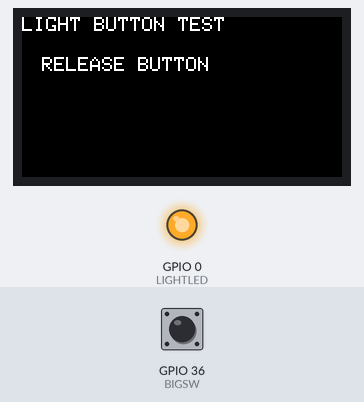
Recording of a sketch running on a simulated ESP32. On the bench: 160×80 colour display, output pins drawn as LEDs (lit = HIGH). The test bench sets the inputs (shaded band); at power-on: GPIO 36 (BIGSW) HIGH.

Above: at 1.3 s.
1.4 s: GPIO 36 (BIGSW) pulled LOW for 0.15 s
At 1.55 s:
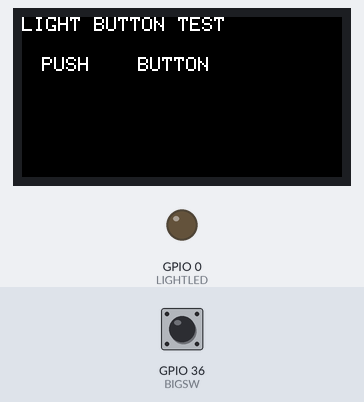
4.5 s: GPIO 36 (BIGSW) pulled LOW for 3.2 s
At 8.9 s:
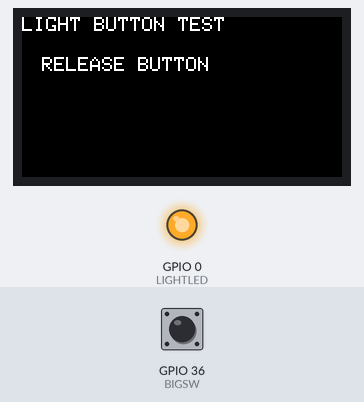
9.2 s: GPIO 36 (BIGSW) pulled LOW for 1 s
At 10.0 s:
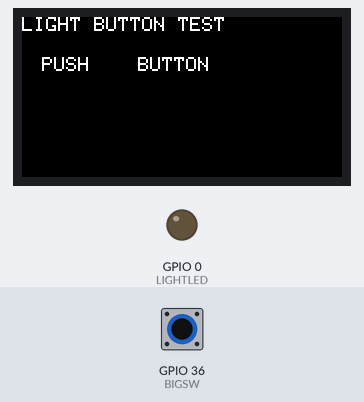
Timing chart, 0 to 12.2 s (numbered marks = the images above; inputs shaded):
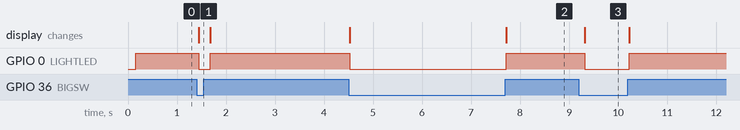

Measured:
- after the input at 1.4 s, GPIO 0 (LIGHTLED): HIGH → LOW after 0.05 s, → HIGH 0.23 s later; the display: changes after 0.05 s (image 1)
- after the input at 4.5 s, GPIO 0 (LIGHTLED): HIGH → LOW at once, → HIGH 3.2 s later; the display: first changes at once (image 2 shows a later state)
- after the input at 9.2 s, GPIO 0 (LIGHTLED): HIGH → LOW after 0.12 s, → HIGH 0.91 s later; the display: changes after 0.12 s (image 3)

The sketch:

led_touch_light_button.ino
```cpp
#include <M5StickC.h>

#define BIGSW 36
#define LIGHTLED 0

int sw_val = 0;

void setup() {
  M5.begin();
  M5.Lcd.setRotation(1);
  M5.Axp.ScreenBreath(15);
  M5.Lcd.setTextColor(WHITE, BLACK);
  M5.Lcd.fillScreen(BLACK);

  pinMode(LIGHTLED, OUTPUT);
  digitalWrite(LIGHTLED, HIGH);

  pinMode(BIGSW, INPUT);

  // initialize for LCD
  M5.Lcd.fillScreen(TFT_BLACK);
  M5.Lcd.setTextColor(TFT_WHITE);
  M5.Lcd.setCursor(0, 0);
  M5.Lcd.setTextSize(1);
  M5.Lcd.print("LIGHT BUTTON TEST");

}

void loop() {
  // put your main code here, to run repeatedly:
  sw_val = digitalRead(BIGSW);
  if(sw_val == LOW){
    M5.Lcd.fillScreen(TFT_BLACK);
    M5.Lcd.setCursor(0, 0);
    M5.Lcd.print("LIGHT BUTTON TEST");
    M5.Lcd.setCursor(10, 20);
    M5.Lcd.print("PUSH    BUTTON");
    // turn on LED
    digitalWrite(LIGHTLED, LOW);
  } else {
    M5.Lcd.fillScreen(TFT_BLACK);
    M5.Lcd.setCursor(0, 0);
    M5.Lcd.print("LIGHT BUTTON TEST");
    M5.Lcd.setCursor(10, 20);
    M5.Lcd.print("RELEASE BUTTON");
    // turn off LED
    digitalWrite(LIGHTLED, HIGH);
  }

  // loop delay
  delay(100);
}
```
